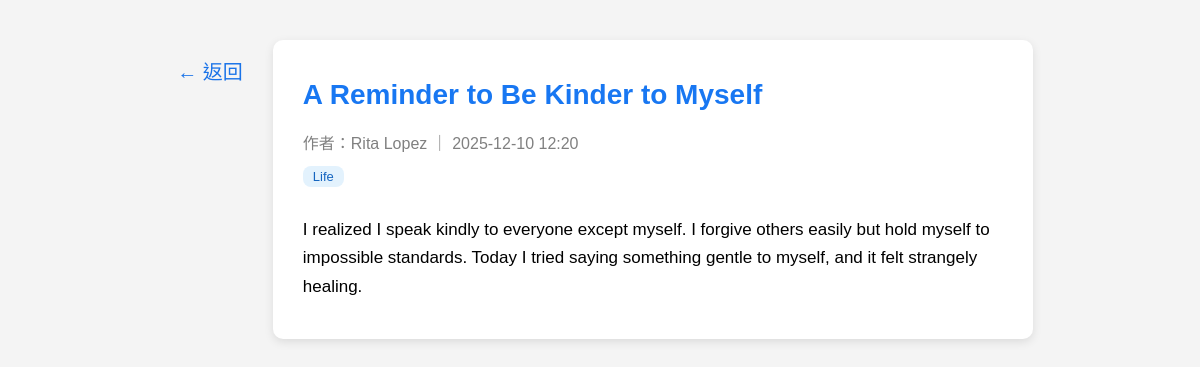
/posts/49, run on the app's committed database.
### models/post.py (models this page shows)
class Post(db.Model):
    id = db.Column(db.Integer, primary_key=True)
    title = db.Column(db.String(120), nullable=False)
    content = db.Column(db.Text, nullable=False)
    tag = db.Column(db.String(50), nullable=True)
    created_at = db.Column(db.DateTime, default=datetime.utcnow)
    user_id = db.Column(db.Integer, db.ForeignKey("user.id"), nullable=False)
    user = db.relationship("User", backref="posts")

### models/user.py (models this page shows, shortened)
class User(db.Model, UserMixin):
    id = db.Column(db.Integer, primary_key=True)
    username = db.Column(db.String(50), unique=True, nullable=False)
    password = db.Column(db.String(255), nullable=False)

### routes/posts.py (the view)
@posts_bp.route("/posts/<int:post_id>")
def view_post(post_id):
    post = Post.query.get_or_404(post_id)
    return render_template("post_view.html", post=post)

### templates/post_view.html (shortened to what this page needs)
<!DOCTYPE html>
<html lang="zh-Hant">
<head>
    <link rel="stylesheet" href="/static/style.css">
</head>
<body>
<div class="post-wrapper">
    <a href="javascript:history.back()" class="back-side-btn">← 返回</a>
    <div class="post-card">
        <h1 class="post-title">{{ post.title }}</h1>
        <p class="post-meta">
            作者：{{ post.user.username }} ｜ {{ post.created_at.strftime("%Y-%m-%d %H:%M") }}
        </p>
        {% if post.tag %}
        <span class="tag-badge">{{ post.tag }}</span>
        {% endif %}
        <p class="post-content">
            {{ post.content | safe }}
        </p>
    </div>
</div>
</body>
</html>

### static/style.css (style rules this page uses)
body { margin: 0; font-family: "Microsoft JhengHei", sans-serif; background: #f4f4f4; }
.post-wrapper { display: flex; justify-content: center; gap: 20px; margin-top: 40px; }
.back-side-btn { font-size: 20px; color: #1a73e8; text-decoration: none; padding: 6px 10px; border-radius: 6px; height: fit-content; margin-top: 10px; transition: background 0.2s; display: block; }
.post-card { width: 700px; background: white; padding: 20px 30px; border-radius: 10px; box-shadow: 0 3px 10px rgba(0,0,0,0.1); }
.tag-badge { display: inline-block; background: #e3f2fd; color: #1565c0; padding: 3px 10px; border-radius: 8px; font-size: 13px; margin-bottom: 8px; }

### templates/post_view.html (style rules this page uses)
.post-wrapper { display: flex; justify-content: center; gap: 20px; margin-top: 40px; }
.back-side-btn { font-size: 20px; color: #1a73e8; text-decoration: none; padding: 6px 10px; border-radius: 6px; height: fit-content; margin-top: 10px; transition: background 0.2s; }
.post-card { width: 700px; background: white; padding: 20px 30px; border-radius: 10px; box-shadow: 0 3px 10px rgba(0,0,0,0.1); }
.post-title { font-size: 28px; color: #1877f2; }
.post-meta { color: gray; margin-bottom: 12px; }
.tag-badge { display: inline-block; background: #e3f2fd; color: #1565c0; padding: 3px 10px; border-radius: 8px; font-size: 13px; margin: 0 0 12px 0; }
.post-content { font-size: 17px; line-height: 1.7; }

### data on the page
Post: title "A Reminder to Be Kinder to Myself", created_at "2025-12-10 12:20", tag "Life", content "I realized I speak kindly to everyone except myself. I forgive others easily but hold myself to impossible standards. Today I tried saying something gentle to myself, and it felt strangely healing."
User: user.username "Rita Lopez"
